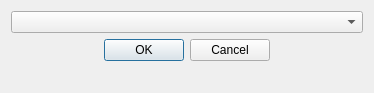
<?xml version="1.0" encoding="UTF-8"?>
<ui version="4.0">
 <class>select_item_dialog</class>
 <widget class="QDialog" name="select_item_dialog">
  <property name="geometry">
   <rect>
    <x>0</x>
    <y>0</y>
    <width>374</width>
    <height>93</height>
   </rect>
  </property>
  <property name="windowTitle">
   <string>Select Item</string>
  </property>
  <layout class="QGridLayout" name="gridLayout_2">
   <item row="0" column="0">
    <widget class="QComboBox" name="options"/>
   </item>
   <item row="2" column="0">
    <widget class="QDialogButtonBox" name="button_box">
     <property name="standardButtons">
      <set>QDialogButtonBox::Cancel|QDialogButtonBox::Ok</set>
     </property>
     <property name="centerButtons">
      <bool>true</bool>
     </property>
    </widget>
   </item>
   <item row="3" column="0">
    <spacer name="verticalSpacer">
     <property name="orientation">
      <enum>Qt::Vertical</enum>
     </property>
     <property name="sizeHint" stdset="0">
      <size>
       <width>20</width>
       <height>40</height>
      </size>
     </property>
    </spacer>
   </item>
  </layout>
 </widget>
 <tabstops>
  <tabstop>options</tabstop>
 </tabstops>
 <resources/>
 <connections>
  <connection>
   <sender>button_box</sender>
   <signal>accepted()</signal>
   <receiver>select_item_dialog</receiver>
   <slot>accept()</slot>
   <hints>
    <hint type="sourcelabel">
     <x>217</x>
     <y>205</y>
    </hint>
    <hint type="destinationlabel">
     <x>217</x>
     <y>113</y>
    </hint>
   </hints>
  </connection>
  <connection>
   <sender>button_box</sender>
   <signal>rejected()</signal>
   <receiver>select_item_dialog</receiver>
   <slot>reject()</slot>
   <hints>
    <hint type="sourcelabel">
     <x>217</x>
     <y>205</y>
    </hint>
    <hint type="destinationlabel">
     <x>217</x>
     <y>113</y>
    </hint>
   </hints>
  </connection>
 </connections>
</ui>
